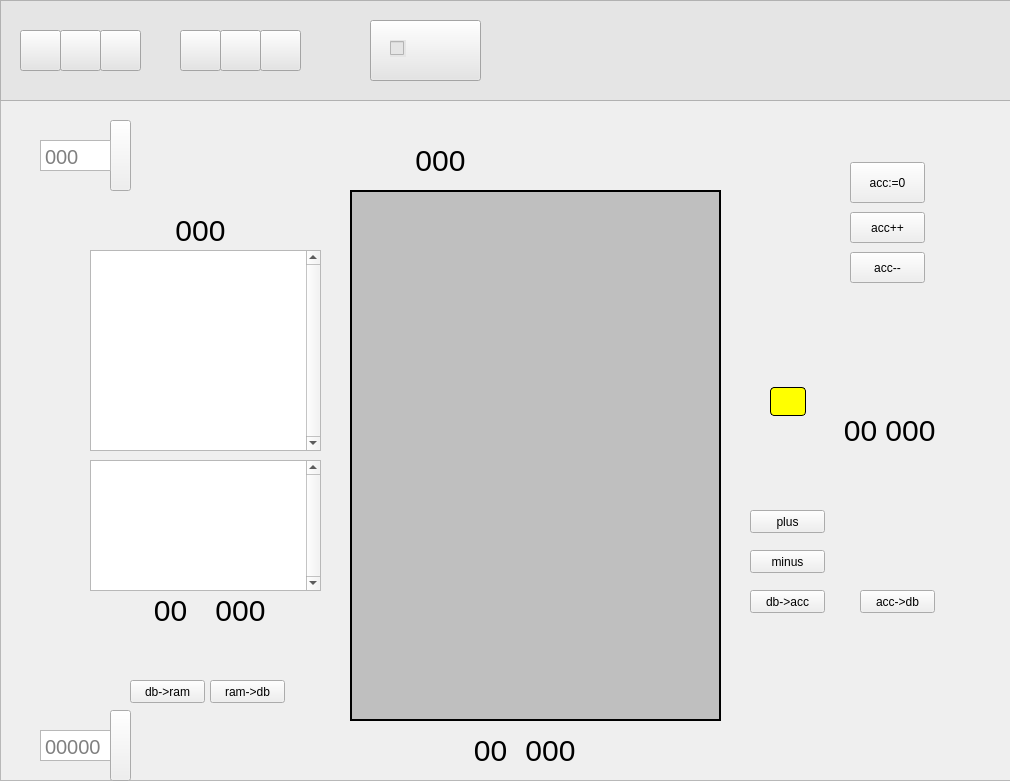
<?xml version="1.0" encoding="UTF-8"?>
<ui version="4.0">
 <class>MainWindow</class>
 <widget class="QMainWindow" name="MainWindow">
  <property name="geometry">
   <rect>
    <x>0</x>
    <y>0</y>
    <width>1010</width>
    <height>781</height>
   </rect>
  </property>
  <property name="sizePolicy">
   <sizepolicy hsizetype="Preferred" vsizetype="Preferred">
    <horstretch>0</horstretch>
    <verstretch>0</verstretch>
   </sizepolicy>
  </property>
  <property name="minimumSize">
   <size>
    <width>1010</width>
    <height>781</height>
   </size>
  </property>
  <property name="maximumSize">
   <size>
    <width>1010</width>
    <height>781</height>
   </size>
  </property>
  <property name="windowTitle">
   <string>MainWindow</string>
  </property>
  <property name="autoFillBackground">
   <bool>false</bool>
  </property>
  <property name="styleSheet">
   <string notr="true"/>
  </property>
  <widget class="QWidget" name="centralwidget">
   <property name="sizePolicy">
    <sizepolicy hsizetype="Preferred" vsizetype="Preferred">
     <horstretch>0</horstretch>
     <verstretch>0</verstretch>
    </sizepolicy>
   </property>
   <property name="minimumSize">
    <size>
     <width>0</width>
     <height>0</height>
    </size>
   </property>
   <property name="maximumSize">
    <size>
     <width>9999</width>
     <height>9999</height>
    </size>
   </property>
   <property name="autoFillBackground">
    <bool>false</bool>
   </property>
   <property name="styleSheet">
    <string notr="true"/>
   </property>
   <widget class="QFrame" name="background_image">
    <property name="geometry">
     <rect>
      <x>0</x>
      <y>100</y>
      <width>1011</width>
      <height>681</height>
     </rect>
    </property>
    <property name="autoFillBackground">
     <bool>false</bool>
    </property>
    <property name="styleSheet">
     <string notr="true">QWidget #background_image
{
border-image: url(:/Background/Hintergrund.png) 0 0 0 0 stretch stretch;
}
</string>
    </property>
    <property name="frameShape">
     <enum>QFrame::StyledPanel</enum>
    </property>
    <property name="frameShadow">
     <enum>QFrame::Raised</enum>
    </property>
    <widget class="QPushButton" name="ram_adress_set">
     <property name="geometry">
      <rect>
       <x>110</x>
       <y>20</y>
       <width>21</width>
       <height>71</height>
      </rect>
     </property>
     <property name="text">
      <string/>
     </property>
    </widget>
    <widget class="QTextEdit" name="ram_adress_setter">
     <property name="geometry">
      <rect>
       <x>40</x>
       <y>40</y>
       <width>71</width>
       <height>31</height>
      </rect>
     </property>
     <property name="styleSheet">
      <string notr="true">font-size: 20px;</string>
     </property>
     <property name="verticalScrollBarPolicy">
      <enum>Qt::ScrollBarAlwaysOff</enum>
     </property>
     <property name="horizontalScrollBarPolicy">
      <enum>Qt::ScrollBarAlwaysOff</enum>
     </property>
     <property name="placeholderText">
      <string>000</string>
     </property>
    </widget>
    <widget class="QLabel" name="ram_position">
     <property name="geometry">
      <rect>
       <x>150</x>
       <y>110</y>
       <width>101</width>
       <height>41</height>
      </rect>
     </property>
     <property name="styleSheet">
      <string notr="true">font-size: 30px;</string>
     </property>
     <property name="text">
      <string>000</string>
     </property>
     <property name="textFormat">
      <enum>Qt::AutoText</enum>
     </property>
     <property name="scaledContents">
      <bool>false</bool>
     </property>
     <property name="alignment">
      <set>Qt::AlignCenter</set>
     </property>
     <property name="margin">
      <number>0</number>
     </property>
    </widget>
    <widget class="QLabel" name="adress_bus">
     <property name="geometry">
      <rect>
       <x>390</x>
       <y>40</y>
       <width>101</width>
       <height>41</height>
      </rect>
     </property>
     <property name="styleSheet">
      <string notr="true">font-size: 30px;</string>
     </property>
     <property name="text">
      <string>000</string>
     </property>
     <property name="textFormat">
      <enum>Qt::AutoText</enum>
     </property>
     <property name="scaledContents">
      <bool>false</bool>
     </property>
     <property name="alignment">
      <set>Qt::AlignCenter</set>
     </property>
     <property name="margin">
      <number>0</number>
     </property>
    </widget>
    <widget class="QLabel" name="ram_lo">
     <property name="geometry">
      <rect>
       <x>190</x>
       <y>490</y>
       <width>101</width>
       <height>41</height>
      </rect>
     </property>
     <property name="styleSheet">
      <string notr="true">font-size: 30px;</string>
     </property>
     <property name="text">
      <string>000</string>
     </property>
     <property name="textFormat">
      <enum>Qt::AutoText</enum>
     </property>
     <property name="scaledContents">
      <bool>false</bool>
     </property>
     <property name="alignment">
      <set>Qt::AlignCenter</set>
     </property>
     <property name="margin">
      <number>0</number>
     </property>
    </widget>
    <widget class="QLabel" name="data_bus_adress">
     <property name="geometry">
      <rect>
       <x>500</x>
       <y>630</y>
       <width>101</width>
       <height>41</height>
      </rect>
     </property>
     <property name="styleSheet">
      <string notr="true">font-size: 30px;</string>
     </property>
     <property name="text">
      <string>000</string>
     </property>
     <property name="textFormat">
      <enum>Qt::AutoText</enum>
     </property>
     <property name="scaledContents">
      <bool>false</bool>
     </property>
     <property name="alignment">
      <set>Qt::AlignCenter</set>
     </property>
     <property name="margin">
      <number>0</number>
     </property>
    </widget>
    <widget class="QLabel" name="prg_counter">
     <property name="geometry">
      <rect>
       <x>610</x>
       <y>210</y>
       <width>111</width>
       <height>41</height>
      </rect>
     </property>
     <property name="styleSheet">
      <string notr="true">font-size: 30px;</string>
     </property>
     <property name="text">
      <string>000</string>
     </property>
     <property name="textFormat">
      <enum>Qt::AutoText</enum>
     </property>
     <property name="scaledContents">
      <bool>false</bool>
     </property>
     <property name="alignment">
      <set>Qt::AlignCenter</set>
     </property>
     <property name="margin">
      <number>0</number>
     </property>
    </widget>
    <widget class="QLabel" name="ins_adress">
     <property name="geometry">
      <rect>
       <x>460</x>
       <y>210</y>
       <width>91</width>
       <height>51</height>
      </rect>
     </property>
     <property name="styleSheet">
      <string notr="true">font-size: 30px;
color:blue;</string>
     </property>
     <property name="text">
      <string>000</string>
     </property>
     <property name="textFormat">
      <enum>Qt::AutoText</enum>
     </property>
     <property name="scaledContents">
      <bool>false</bool>
     </property>
     <property name="alignment">
      <set>Qt::AlignCenter</set>
     </property>
     <property name="margin">
      <number>0</number>
     </property>
    </widget>
    <widget class="QLabel" name="ram_hi">
     <property name="geometry">
      <rect>
       <x>120</x>
       <y>490</y>
       <width>101</width>
       <height>41</height>
      </rect>
     </property>
     <property name="styleSheet">
      <string notr="true">font-size: 30px;</string>
     </property>
     <property name="text">
      <string>00</string>
     </property>
     <property name="textFormat">
      <enum>Qt::AutoText</enum>
     </property>
     <property name="scaledContents">
      <bool>false</bool>
     </property>
     <property name="alignment">
      <set>Qt::AlignCenter</set>
     </property>
     <property name="margin">
      <number>0</number>
     </property>
    </widget>
    <widget class="QLabel" name="ins_cmd">
     <property name="geometry">
      <rect>
       <x>410</x>
       <y>210</y>
       <width>101</width>
       <height>51</height>
      </rect>
     </property>
     <property name="styleSheet">
      <string notr="true">font-size: 30px;
color:red;
</string>
     </property>
     <property name="text">
      <string>00</string>
     </property>
     <property name="textFormat">
      <enum>Qt::AutoText</enum>
     </property>
     <property name="scaledContents">
      <bool>false</bool>
     </property>
     <property name="alignment">
      <set>Qt::AlignCenter</set>
     </property>
     <property name="margin">
      <number>0</number>
     </property>
    </widget>
    <widget class="QLabel" name="data_bus_cmd">
     <property name="geometry">
      <rect>
       <x>440</x>
       <y>620</y>
       <width>101</width>
       <height>61</height>
      </rect>
     </property>
     <property name="styleSheet">
      <string notr="true">font-size: 30px;</string>
     </property>
     <property name="text">
      <string>00</string>
     </property>
     <property name="textFormat">
      <enum>Qt::AutoText</enum>
     </property>
     <property name="scaledContents">
      <bool>false</bool>
     </property>
     <property name="alignment">
      <set>Qt::AlignCenter</set>
     </property>
     <property name="margin">
      <number>0</number>
     </property>
    </widget>
    <widget class="QTextEdit" name="data_bus_setter">
     <property name="geometry">
      <rect>
       <x>40</x>
       <y>630</y>
       <width>71</width>
       <height>31</height>
      </rect>
     </property>
     <property name="styleSheet">
      <string notr="true">font-size: 20px;</string>
     </property>
     <property name="verticalScrollBarPolicy">
      <enum>Qt::ScrollBarAlwaysOff</enum>
     </property>
     <property name="horizontalScrollBarPolicy">
      <enum>Qt::ScrollBarAlwaysOff</enum>
     </property>
     <property name="placeholderText">
      <string>00000</string>
     </property>
    </widget>
    <widget class="QPushButton" name="data_bus_set">
     <property name="geometry">
      <rect>
       <x>110</x>
       <y>610</y>
       <width>21</width>
       <height>71</height>
      </rect>
     </property>
     <property name="text">
      <string/>
     </property>
    </widget>
    <widget class="QPushButton" name="db_to_ram">
     <property name="geometry">
      <rect>
       <x>130</x>
       <y>580</y>
       <width>75</width>
       <height>23</height>
      </rect>
     </property>
     <property name="text">
      <string>db-&gt;ram</string>
     </property>
    </widget>
    <widget class="QPushButton" name="ram_to_db">
     <property name="geometry">
      <rect>
       <x>210</x>
       <y>580</y>
       <width>75</width>
       <height>23</height>
      </rect>
     </property>
     <property name="text">
      <string>ram-&gt;db</string>
     </property>
    </widget>
    <widget class="QPushButton" name="db_to_ins">
     <property name="geometry">
      <rect>
       <x>350</x>
       <y>410</y>
       <width>75</width>
       <height>23</height>
      </rect>
     </property>
     <property name="text">
      <string>db-&gt;ins</string>
     </property>
    </widget>
    <widget class="QPushButton" name="ins_to_mc">
     <property name="geometry">
      <rect>
       <x>420</x>
       <y>310</y>
       <width>75</width>
       <height>23</height>
      </rect>
     </property>
     <property name="text">
      <string>ins-&gt;mc</string>
     </property>
    </widget>
    <widget class="QPushButton" name="pc_increment_if_0">
     <property name="geometry">
      <rect>
       <x>630</x>
       <y>290</y>
       <width>75</width>
       <height>23</height>
      </rect>
     </property>
     <property name="text">
      <string>=0:pc++</string>
     </property>
    </widget>
    <widget class="QPushButton" name="pc_increment">
     <property name="geometry">
      <rect>
       <x>630</x>
       <y>320</y>
       <width>75</width>
       <height>23</height>
      </rect>
     </property>
     <property name="text">
      <string>pc++</string>
     </property>
    </widget>
    <widget class="QPushButton" name="mc_reset">
     <property name="geometry">
      <rect>
       <x>630</x>
       <y>530</y>
       <width>75</width>
       <height>23</height>
      </rect>
     </property>
     <property name="text">
      <string>mc:=0</string>
     </property>
    </widget>
    <widget class="QLabel" name="acc_hi">
     <property name="geometry">
      <rect>
       <x>810</x>
       <y>310</y>
       <width>101</width>
       <height>41</height>
      </rect>
     </property>
     <property name="styleSheet">
      <string notr="true">font-size: 30px;</string>
     </property>
     <property name="text">
      <string>00</string>
     </property>
     <property name="textFormat">
      <enum>Qt::AutoText</enum>
     </property>
     <property name="scaledContents">
      <bool>false</bool>
     </property>
     <property name="alignment">
      <set>Qt::AlignCenter</set>
     </property>
     <property name="margin">
      <number>0</number>
     </property>
    </widget>
    <widget class="QLabel" name="acc_lo">
     <property name="geometry">
      <rect>
       <x>860</x>
       <y>310</y>
       <width>101</width>
       <height>41</height>
      </rect>
     </property>
     <property name="styleSheet">
      <string notr="true">font-size: 30px;</string>
     </property>
     <property name="text">
      <string>000</string>
     </property>
     <property name="textFormat">
      <enum>Qt::AutoText</enum>
     </property>
     <property name="scaledContents">
      <bool>false</bool>
     </property>
     <property name="alignment">
      <set>Qt::AlignCenter</set>
     </property>
     <property name="margin">
      <number>0</number>
     </property>
    </widget>
    <widget class="QPushButton" name="ins_to_pc">
     <property name="geometry">
      <rect>
       <x>550</x>
       <y>210</y>
       <width>75</width>
       <height>23</height>
      </rect>
     </property>
     <property name="text">
      <string>ins-&gt;pc</string>
     </property>
    </widget>
    <widget class="QPushButton" name="pc_to_ab">
     <property name="geometry">
      <rect>
       <x>630</x>
       <y>130</y>
       <width>75</width>
       <height>23</height>
      </rect>
     </property>
     <property name="text">
      <string>pc-&gt;ab</string>
     </property>
    </widget>
    <widget class="QPushButton" name="ins_to_ab">
     <property name="geometry">
      <rect>
       <x>470</x>
       <y>130</y>
       <width>75</width>
       <height>23</height>
      </rect>
     </property>
     <property name="text">
      <string>ins-&gt;ab</string>
     </property>
    </widget>
    <widget class="QPushButton" name="acc_reset">
     <property name="geometry">
      <rect>
       <x>850</x>
       <y>62</y>
       <width>75</width>
       <height>41</height>
      </rect>
     </property>
     <property name="text">
      <string>acc:=0</string>
     </property>
    </widget>
    <widget class="QPushButton" name="acc_inc">
     <property name="geometry">
      <rect>
       <x>850</x>
       <y>112</y>
       <width>75</width>
       <height>31</height>
      </rect>
     </property>
     <property name="text">
      <string>acc++</string>
     </property>
    </widget>
    <widget class="QPushButton" name="acc_dec">
     <property name="geometry">
      <rect>
       <x>850</x>
       <y>152</y>
       <width>75</width>
       <height>31</height>
      </rect>
     </property>
     <property name="text">
      <string>acc--</string>
     </property>
    </widget>
    <widget class="QPushButton" name="add_to_acc">
     <property name="geometry">
      <rect>
       <x>750</x>
       <y>410</y>
       <width>75</width>
       <height>23</height>
      </rect>
     </property>
     <property name="text">
      <string>plus</string>
     </property>
    </widget>
    <widget class="QPushButton" name="sub_to_acc">
     <property name="geometry">
      <rect>
       <x>750</x>
       <y>450</y>
       <width>75</width>
       <height>23</height>
      </rect>
     </property>
     <property name="text">
      <string>minus</string>
     </property>
    </widget>
    <widget class="QPushButton" name="db_to_acc">
     <property name="geometry">
      <rect>
       <x>750</x>
       <y>490</y>
       <width>75</width>
       <height>23</height>
      </rect>
     </property>
     <property name="text">
      <string>db-&gt;acc</string>
     </property>
    </widget>
    <widget class="QPushButton" name="acc_to_db">
     <property name="geometry">
      <rect>
       <x>860</x>
       <y>490</y>
       <width>75</width>
       <height>23</height>
      </rect>
     </property>
     <property name="text">
      <string>acc-&gt;db</string>
     </property>
    </widget>
    <widget class="QTableView" name="mc_table">
     <property name="geometry">
      <rect>
       <x>440</x>
       <y>400</y>
       <width>141</width>
       <height>171</height>
      </rect>
     </property>
     <property name="lineWidth">
      <number>1</number>
     </property>
     <property name="verticalScrollBarPolicy">
      <enum>Qt::ScrollBarAlwaysOn</enum>
     </property>
     <property name="horizontalScrollBarPolicy">
      <enum>Qt::ScrollBarAlwaysOff</enum>
     </property>
     <property name="dragEnabled">
      <bool>false</bool>
     </property>
     <property name="verticalScrollMode">
      <enum>QAbstractItemView::ScrollPerItem</enum>
     </property>
     <property name="showGrid">
      <bool>true</bool>
     </property>
    </widget>
    <widget class="QTableView" name="ram_info_change">
     <property name="geometry">
      <rect>
       <x>90</x>
       <y>150</y>
       <width>231</width>
       <height>201</height>
      </rect>
     </property>
     <property name="verticalScrollBarPolicy">
      <enum>Qt::ScrollBarAlwaysOn</enum>
     </property>
     <property name="horizontalScrollBarPolicy">
      <enum>Qt::ScrollBarAlwaysOff</enum>
     </property>
     <property name="editTriggers">
      <set>QAbstractItemView::SelectedClicked</set>
     </property>
    </widget>
    <widget class="QTableView" name="ram_viewer">
     <property name="geometry">
      <rect>
       <x>90</x>
       <y>360</y>
       <width>231</width>
       <height>131</height>
      </rect>
     </property>
     <property name="verticalScrollBarPolicy">
      <enum>Qt::ScrollBarAlwaysOn</enum>
     </property>
     <property name="horizontalScrollBarPolicy">
      <enum>Qt::ScrollBarAlwaysOff</enum>
     </property>
     <property name="autoScrollMargin">
      <number>16</number>
     </property>
     <property name="editTriggers">
      <set>QAbstractItemView::NoEditTriggers</set>
     </property>
    </widget>
    <widget class="QFrame" name="hide_cu">
     <property name="geometry">
      <rect>
       <x>350</x>
       <y>90</y>
       <width>371</width>
       <height>531</height>
      </rect>
     </property>
     <property name="styleSheet">
      <string notr="true">background-color: rgb(191, 191, 191);
border-width:2px;
border-style:solid;</string>
     </property>
     <property name="frameShape">
      <enum>QFrame::StyledPanel</enum>
     </property>
     <property name="frameShadow">
      <enum>QFrame::Raised</enum>
     </property>
    </widget>
    <widget class="QFrame" name="color_change_if_zero">
     <property name="geometry">
      <rect>
       <x>770</x>
       <y>287</y>
       <width>36</width>
       <height>29</height>
      </rect>
     </property>
     <property name="styleSheet">
      <string notr="true">background-color: rgb(255, 255, 0);
border-width:1px;
border-style:solid;
border-radius: 4px;</string>
     </property>
     <property name="frameShape">
      <enum>QFrame::StyledPanel</enum>
     </property>
     <property name="frameShadow">
      <enum>QFrame::Raised</enum>
     </property>
    </widget>
    <zorder>ram_adress_set</zorder>
    <zorder>ram_adress_setter</zorder>
    <zorder>ram_position</zorder>
    <zorder>adress_bus</zorder>
    <zorder>ram_lo</zorder>
    <zorder>data_bus_adress</zorder>
    <zorder>prg_counter</zorder>
    <zorder>ins_adress</zorder>
    <zorder>ram_hi</zorder>
    <zorder>ins_cmd</zorder>
    <zorder>data_bus_cmd</zorder>
    <zorder>data_bus_setter</zorder>
    <zorder>data_bus_set</zorder>
    <zorder>db_to_ram</zorder>
    <zorder>ram_to_db</zorder>
    <zorder>db_to_ins</zorder>
    <zorder>ins_to_mc</zorder>
    <zorder>pc_increment_if_0</zorder>
    <zorder>pc_increment</zorder>
    <zorder>mc_reset</zorder>
    <zorder>acc_hi</zorder>
    <zorder>acc_lo</zorder>
    <zorder>ins_to_pc</zorder>
    <zorder>pc_to_ab</zorder>
    <zorder>ins_to_ab</zorder>
    <zorder>acc_reset</zorder>
    <zorder>acc_inc</zorder>
    <zorder>acc_dec</zorder>
    <zorder>add_to_acc</zorder>
    <zorder>sub_to_acc</zorder>
    <zorder>db_to_acc</zorder>
    <zorder>acc_to_db</zorder>
    <zorder>mc_table</zorder>
    <zorder>ram_info_change</zorder>
    <zorder>ram_viewer</zorder>
    <zorder>color_change_if_zero</zorder>
    <zorder>hide_cu</zorder>
   </widget>
   <widget class="QFrame" name="frame">
    <property name="geometry">
     <rect>
      <x>0</x>
      <y>0</y>
      <width>1011</width>
      <height>101</height>
     </rect>
    </property>
    <property name="styleSheet">
     <string notr="true">background-color: rgb(229, 229, 229);</string>
    </property>
    <property name="frameShape">
     <enum>QFrame::StyledPanel</enum>
    </property>
    <property name="frameShadow">
     <enum>QFrame::Raised</enum>
    </property>
    <widget class="QPushButton" name="new_ram">
     <property name="geometry">
      <rect>
       <x>20</x>
       <y>30</y>
       <width>41</width>
       <height>41</height>
      </rect>
     </property>
     <property name="styleSheet">
      <string notr="true">image: url(:/ButtonSprites/new_macro.png);</string>
     </property>
     <property name="text">
      <string/>
     </property>
    </widget>
    <widget class="QPushButton" name="open_ram">
     <property name="geometry">
      <rect>
       <x>60</x>
       <y>30</y>
       <width>41</width>
       <height>41</height>
      </rect>
     </property>
     <property name="styleSheet">
      <string notr="true">image: url(:/ButtonSprites/open_ram.png);</string>
     </property>
     <property name="text">
      <string/>
     </property>
    </widget>
    <widget class="QPushButton" name="save_ram">
     <property name="geometry">
      <rect>
       <x>100</x>
       <y>30</y>
       <width>41</width>
       <height>41</height>
      </rect>
     </property>
     <property name="styleSheet">
      <string notr="true">image: url(:/ButtonSprites/save_ram.png);</string>
     </property>
     <property name="text">
      <string/>
     </property>
    </widget>
    <widget class="QPushButton" name="next_step">
     <property name="geometry">
      <rect>
       <x>180</x>
       <y>30</y>
       <width>41</width>
       <height>41</height>
      </rect>
     </property>
     <property name="styleSheet">
      <string notr="true">image: url(:/ButtonSprites/macro_step.png);</string>
     </property>
     <property name="text">
      <string/>
     </property>
    </widget>
    <widget class="QPushButton" name="run_macro_code">
     <property name="geometry">
      <rect>
       <x>220</x>
       <y>30</y>
       <width>41</width>
       <height>41</height>
      </rect>
     </property>
     <property name="styleSheet">
      <string notr="true">image: url(:/ButtonSprites/macro_run.png);</string>
     </property>
     <property name="text">
      <string/>
     </property>
    </widget>
    <widget class="QPushButton" name="reset_program">
     <property name="geometry">
      <rect>
       <x>260</x>
       <y>30</y>
       <width>41</width>
       <height>41</height>
      </rect>
     </property>
     <property name="styleSheet">
      <string notr="true">image: url(:/ButtonSprites/reset.png);</string>
     </property>
     <property name="text">
      <string/>
     </property>
    </widget>
    <widget class="QPushButton" name="show_control">
     <property name="geometry">
      <rect>
       <x>370</x>
       <y>20</y>
       <width>111</width>
       <height>61</height>
      </rect>
     </property>
     <property name="styleSheet">
      <string notr="true">image: url(:/ButtonSprites/show_command.png);</string>
     </property>
     <property name="text">
      <string/>
     </property>
     <property name="checkable">
      <bool>true</bool>
     </property>
     <property name="checked">
      <bool>false</bool>
     </property>
    </widget>
    <widget class="QCheckBox" name="checkBox">
     <property name="geometry">
      <rect>
       <x>390</x>
       <y>40</y>
       <width>16</width>
       <height>17</height>
      </rect>
     </property>
     <property name="text">
      <string/>
     </property>
    </widget>
   </widget>
  </widget>
 </widget>
 <resources>
  <include location="Graphiken/Graphiken/ProiectASC.qrc"/>
 </resources>
 <connections/>
</ui>
